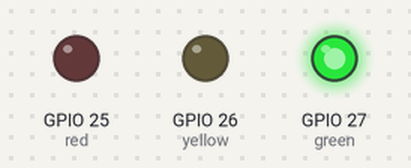
Recording of a sketch running on a simulated ESP32. On the bench: output pins drawn as LEDs (lit = HIGH).

Above: at 2.0 s.
At 4.7 s:
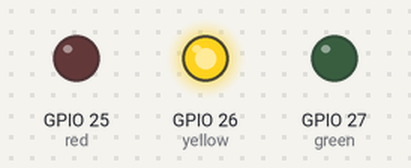
At 7.5 s:
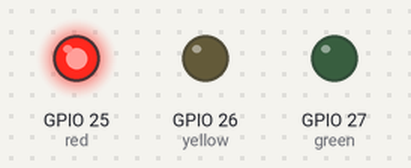
Timing chart, 0 to 12.4 s (numbered marks = the images above):
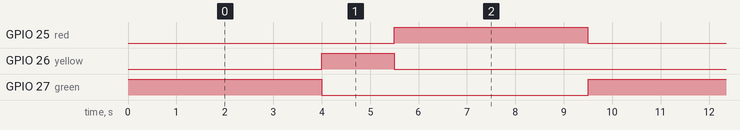

The sketch:

Traffic.ino
```cpp
// إشارة المرور: أحمر 25 · أصفر 26 · أخضر 27
// ESP32 للمعلمين — الجزء الأول · منصة جذور · أ. محمد زيتون
// اللوحة: ESP32 Dev Module

int red = 25, yellow = 26, green = 27;

void setup() {
  pinMode(red, OUTPUT);
  pinMode(yellow, OUTPUT);
  pinMode(green, OUTPUT);
}

void loop() {
  digitalWrite(green, HIGH); delay(4000);
  digitalWrite(green, LOW);
  digitalWrite(yellow, HIGH); delay(1500);
  digitalWrite(yellow, LOW);
  digitalWrite(red, HIGH); delay(4000);
  digitalWrite(red, LOW);
}
```

Measured:
- by itself, GPIO 25 (red), GPIO 27 (green): alternates HIGH for 4.0 s and LOW for 5.5 s
- by itself, GPIO 26 (yellow): alternates HIGH for 1.5 s and LOW for 8.0 s
- by itself, everything shown: repeats every 9.5 s, in 4 steps
